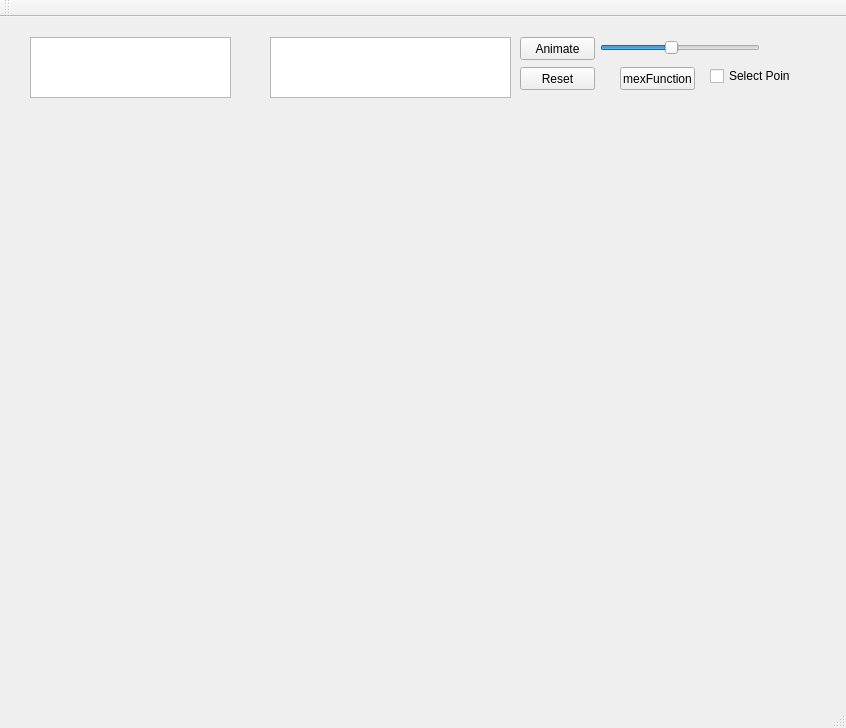
<?xml version="1.0" encoding="UTF-8"?>
<ui version="4.0">
 <class>MainWindow</class>
 <widget class="QMainWindow" name="MainWindow">
  <property name="geometry">
   <rect>
    <x>0</x>
    <y>0</y>
    <width>846</width>
    <height>728</height>
   </rect>
  </property>
  <property name="windowTitle">
   <string>MainWindow</string>
  </property>
  <widget class="QWidget" name="centralWidget">
   <widget class="QTextEdit" name="textEdit">
    <property name="geometry">
     <rect>
      <x>30</x>
      <y>20</y>
      <width>201</width>
      <height>61</height>
     </rect>
    </property>
   </widget>
   <widget class="QTextEdit" name="textEdit_2">
    <property name="geometry">
     <rect>
      <x>270</x>
      <y>20</y>
      <width>241</width>
      <height>61</height>
     </rect>
    </property>
   </widget>
   <widget class="QVTKWidget" name="qvtkWidget" native="true">
    <property name="geometry">
     <rect>
      <x>100</x>
      <y>150</y>
      <width>691</width>
      <height>491</height>
     </rect>
    </property>
   </widget>
   <widget class="QPushButton" name="animButton">
    <property name="geometry">
     <rect>
      <x>520</x>
      <y>20</y>
      <width>75</width>
      <height>23</height>
     </rect>
    </property>
    <property name="text">
     <string>Animate</string>
    </property>
   </widget>
   <widget class="QPushButton" name="resetButton">
    <property name="geometry">
     <rect>
      <x>520</x>
      <y>50</y>
      <width>75</width>
      <height>23</height>
     </rect>
    </property>
    <property name="text">
     <string>Reset</string>
    </property>
   </widget>
   <widget class="QSlider" name="timeSlider">
    <property name="geometry">
     <rect>
      <x>600</x>
      <y>20</y>
      <width>160</width>
      <height>21</height>
     </rect>
    </property>
    <property name="minimum">
     <number>1</number>
    </property>
    <property name="maximum">
     <number>10</number>
    </property>
    <property name="singleStep">
     <number>1</number>
    </property>
    <property name="pageStep">
     <number>1</number>
    </property>
    <property name="value">
     <number>5</number>
    </property>
    <property name="sliderPosition">
     <number>5</number>
    </property>
    <property name="orientation">
     <enum>Qt::Horizontal</enum>
    </property>
   </widget>
   <widget class="QPushButton" name="mexFunctionButton">
    <property name="geometry">
     <rect>
      <x>620</x>
      <y>50</y>
      <width>75</width>
      <height>23</height>
     </rect>
    </property>
    <property name="text">
     <string>mexFunction</string>
    </property>
   </widget>
   <widget class="QCheckBox" name="checkBox">
    <property name="geometry">
     <rect>
      <x>710</x>
      <y>50</y>
      <width>81</width>
      <height>18</height>
     </rect>
    </property>
    <property name="text">
     <string>Select Point</string>
    </property>
   </widget>
  </widget>
  <widget class="QMenuBar" name="menuBar">
   <property name="geometry">
    <rect>
     <x>0</x>
     <y>0</y>
     <width>846</width>
     <height>18</height>
    </rect>
   </property>
  </widget>
  <widget class="QToolBar" name="mainToolBar">
   <attribute name="toolBarArea">
    <enum>TopToolBarArea</enum>
   </attribute>
   <attribute name="toolBarBreak">
    <bool>false</bool>
   </attribute>
  </widget>
  <widget class="QStatusBar" name="statusBar"/>
 </widget>
 <layoutdefault spacing="6" margin="11"/>
 <customwidgets>
  <customwidget>
   <class>QVTKWidget</class>
   <extends>QWidget</extends>
   <header>QVTKWidget.h</header>
  </customwidget>
 </customwidgets>
 <resources/>
 <connections/>
</ui>
